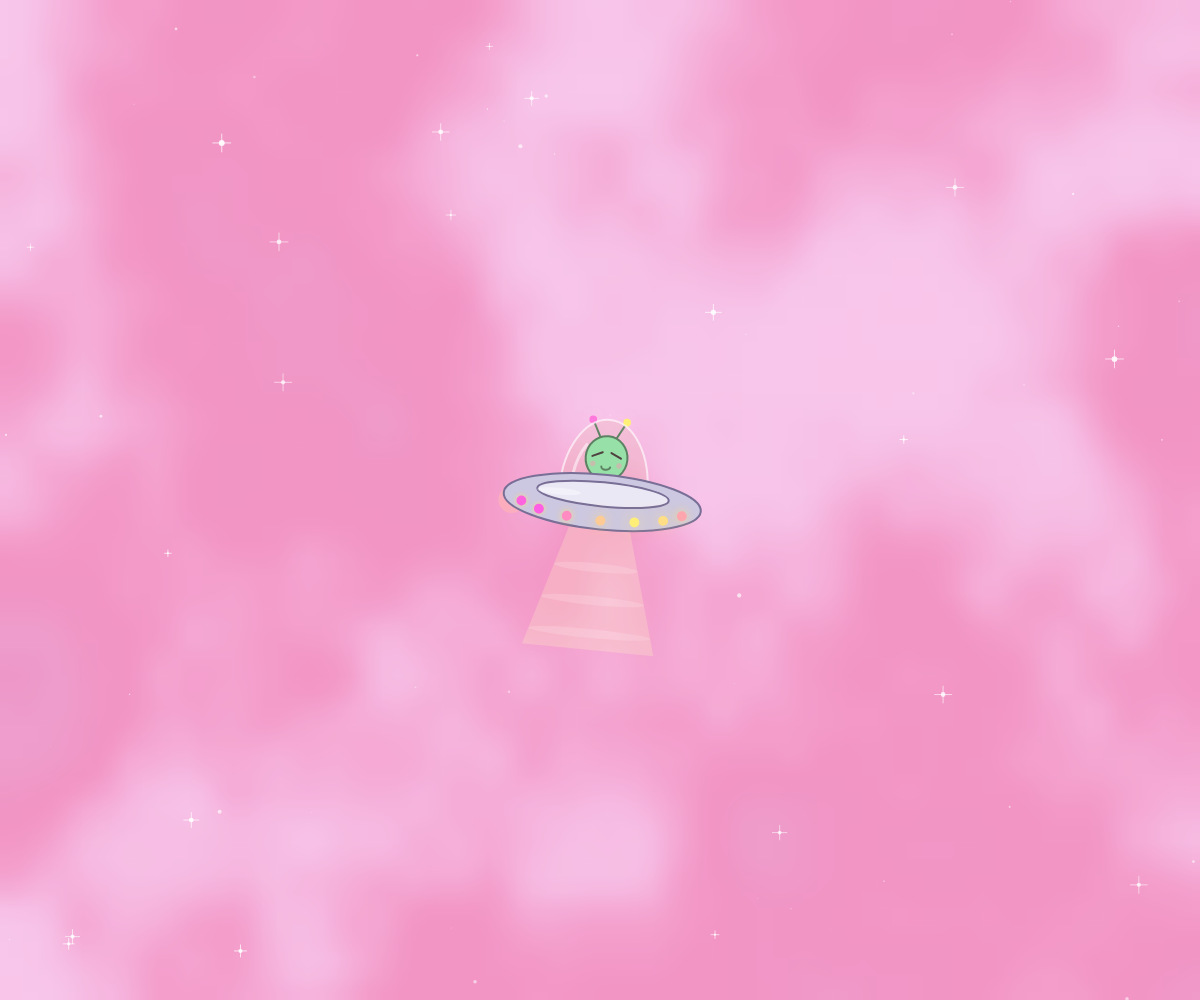
Frame 1 (no input)
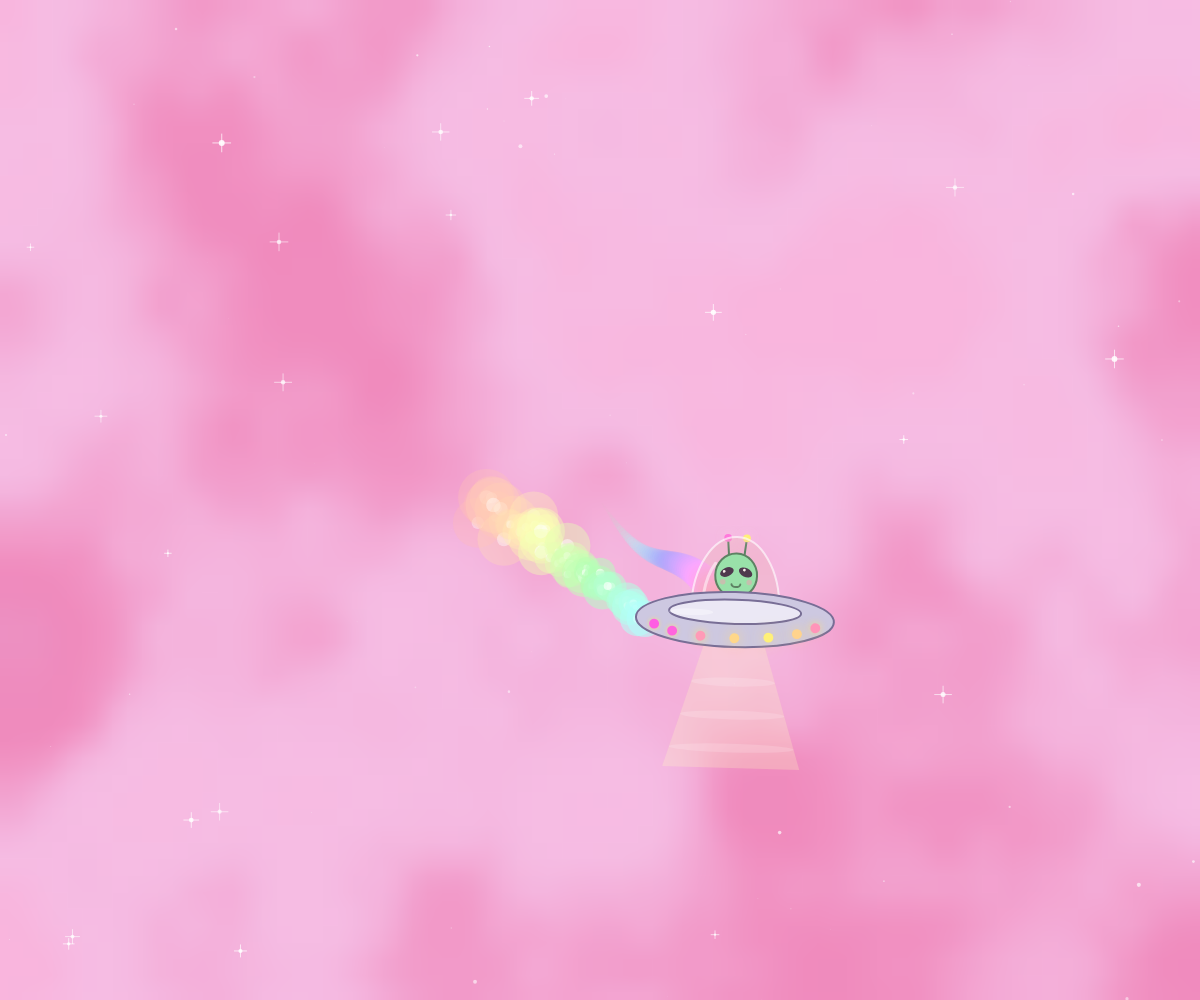
Frame 60 (no input)
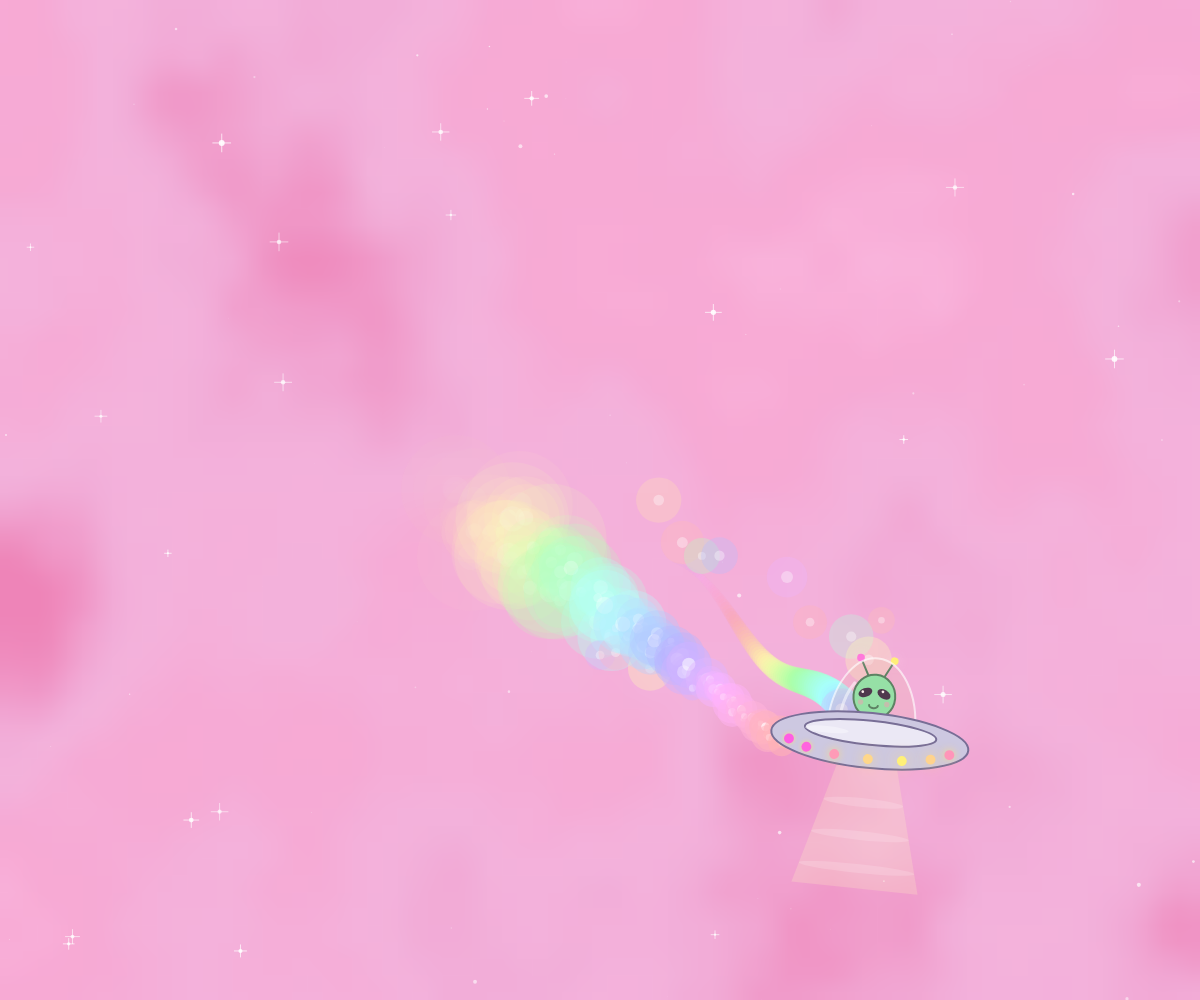
Frame 120 (the mouse pressed at the canvas centre since frame 60)

The p5.js sketch that drew these frames (run headless with seeded random() and noise() and a simulated clock; from frame 60 on, the mouse is pressed at the canvas centre):

// p5.js sketch
// ── sketch.js
let x, y, xDir, yDir, speed;
let size;
let angle;
let sky;
let t = 0;
let stars = [];
let trail = [];
let puffs = [];
let domeR, domeG, domeB;

function setup() {
  createCanvas(windowWidth, windowHeight);
  angleMode(DEGREES);

  sky = createGraphics(80, 60);
  sky.pixelDensity(1);

  x = width / 2;
  y = height / 2;
  xDir = random([-1, 1]) * random(1, 1.6);
  yDir = random([-1, 1]) * random(0.8, 1.4);
  speed = 2;
  size = min(width, height) * 0.11;
  angle = 0;

  randomDome();
  for (let i = 0; i < 90; i++) {
    stars.push({ x: random(width), y: random(height), s: random(2, 6), ph: random(360) });
  }
}

function draw() {
  drawSky();
  drawStars();

  updateTrail();
  drawTrail();

  update();
  keepInCanvas();
  display();

  angle += 3;
}

function mapSin(a, target1, target2) {
  let myMap = map(sin(a), -1, 1, target1, target2);
  return myMap;
}

function update() {
  x += xDir * speed;
  y += yDir * speed;
}

function keepInCanvas() {
  let mx = size * 1.0;
  let top = size * 1.0;
  let bottom = height - size * 1.5;

  if (x < mx || x > width - mx) {
    xDir = -xDir;
    randomDome();
    burst();
  }
  if (y < top || y > bottom) {
    yDir = -yDir;
    randomDome();
    burst();
  }
  x = constrain(x, mx, width - mx);
  y = constrain(y, top, bottom);
}

function randomDome() {
  domeR = random(150, 255);
  domeG = random(150, 255);
  domeB = random(150, 255);
}

function display() {
  let bob = mapSin(angle * 2, -size * 0.12, size * 0.12);
  let tilt = xDir * 5 + mapSin(angle * 1.5, -4, 4);

  push();
  translate(x, y + bob);
  rotate(tilt);
  drawBeam();
  drawAlien();
  drawDome();
  drawSaucer();
  pop();
}

function drawBeam() {
  let bw = mapSin(angle * 3, size * 0.45, size * 0.75);
  noStroke();
  fill(255, 250, 190, mapSin(angle * 3, 35, 85));
  quad(-size * 0.25, size * 0.15, size * 0.25, size * 0.15, bw, size * 1.35, -bw, size * 1.35);
  for (let i = 1; i <= 3; i++) {
    let by = size * 0.15 + i * size * 0.3 + mapSin(angle * 4, 0, size * 0.3);
    let w = map(by, size * 0.15, size * 1.35, size * 0.5, bw * 2);
    fill(255, 255, 255, 40);
    ellipse(0, by, w, size * 0.08);
  }
}

function drawAlien() {
  let skinR = mapSin(angle, 90, 150);
  let skinG = mapSin(angle, 225, 255);
  let skinB = mapSin(angle, 120, 210);

  stroke(40, 110, 70);
  strokeWeight(2);
  for (let side = -1; side <= 1; side += 2) {
    let ax = side * size * 0.12 + mapSin(angle * 3 + side * 60, -size * 0.04, size * 0.04);
    let ay = -size * 0.74;
    line(side * size * 0.07, -size * 0.58, ax, ay);
    noStroke();
    fill(255, mapSin(angle * 4 + side * 90, 120, 240), mapSin(angle * 4 + side * 90, 220, 120));
    drawingContext.shadowBlur = 12;
    drawingContext.shadowColor = 'rgba(255, 200, 230, 0.9)';
    circle(ax, ay, size * 0.07);
    drawingContext.shadowBlur = 0;
    stroke(40, 110, 70);
  }

  fill(skinR, skinG, skinB);
  ellipse(0, -size * 0.4, size * 0.38, size * 0.4);

  let blinking = frameCount % 180 < 6;
  for (let side = -1; side <= 1; side += 2) {
    push();
    translate(side * size * 0.085, -size * 0.43);
    rotate(side * 25);
    noStroke();
    if (blinking) {
      stroke(20);
      strokeWeight(2);
      line(-size * 0.05, 0, size * 0.05, 0);
    } else {
      fill(20, 10, 40);
      ellipse(0, 0, size * 0.13, size * 0.08);
      fill(255);
      circle(-size * 0.02, -size * 0.015, size * 0.025);
    }
    pop();
  }

  noFill();
  stroke(40, 110, 70);
  strokeWeight(2);
  arc(0, -size * 0.32, size * 0.08, size * 0.05, 0, 180);

  noStroke();
  fill(255, 140, 180, 120);
  circle(-size * 0.12, -size * 0.34, size * 0.05);
  circle(size * 0.12, -size * 0.34, size * 0.05);
}

function drawDome() {
  fill(domeR, domeG, domeB, 70);
  stroke(255, 255, 255, 160);
  strokeWeight(2);
  arc(0, -size * 0.1, size * 0.8, size * 1.3, 180, 360, CHORD);

  noFill();
  stroke(255, 255, 255, 130);
  strokeWeight(3);
  arc(0, -size * 0.1, size * 0.6, size * 1.05, 205, 245);
}

function drawSaucer() {
  stroke(120, 110, 150);
  strokeWeight(2);
  fill(205, 200, 225);
  ellipse(0, 0, size * 1.8, size * 0.5);

  fill(235, 232, 245);
  ellipse(0, -size * 0.07, size * 1.2, size * 0.22);

  noStroke();
  fill(255, 255, 255, 90);
  ellipse(-size * 0.4, -size * 0.06, size * 0.4, size * 0.06);

  let n = 7;
  for (let i = 0; i < n; i++) {
    let a = map(i, 0, n - 1, 20, 160);
    let lx = cos(a) * size * 0.78;
    let ly = sin(a) * size * 0.17;
    let g = mapSin(angle * 4 + i * 50, 90, 240);
    let b = mapSin(angle * 4 + i * 50, 230, 120);
    drawingContext.shadowBlur = mapSin(angle * 4 + i * 50, 4, 16);
    drawingContext.shadowColor = 'rgba(255, 220, 120, 0.9)';
    fill(255, g, b);
    circle(lx, ly, size * 0.09);
    drawingContext.shadowBlur = 0;
  }
}

function updateTrail() {
  trail.push({ x: x, y: y + mapSin(angle * 2, -size * 0.12, size * 0.12) });
  if (trail.length > 90) trail.shift();

  puffs.push({
    x: x - xDir * size * 0.7 + random(-5, 5),
    y: y + random(-6, 6),
    s: random(0.15, 0.35) * size,
    hue: (frameCount * 3) % 360,
    vx: -xDir * random(0.2, 0.6),
    vy: random(-0.3, 0.3),
    life: 1
  });

  for (let i = puffs.length - 1; i >= 0; i--) {
    let p = puffs[i];
    p.x += p.vx;
    p.y += p.vy;
    p.s *= 1.01;
    p.life -= 1 / 120;
    if (p.life <= 0) puffs.splice(i, 1);
  }
}

function drawTrail() {
  push();
  colorMode(HSB, 360, 100, 100, 100);
  for (let i = 1; i < trail.length; i++) {
    let f = i / trail.length;
    stroke((frameCount * 2 + i * 4) % 360, 35, 100, f * 55);
    strokeWeight(size * 0.35 * f);
    line(trail[i - 1].x, trail[i - 1].y, trail[i].x, trail[i].y);
  }
  noStroke();
  for (let p of puffs) {
    let pulse = mapSin(angle * 3 + p.hue, 0.85, 1.15);
    fill(p.hue, 30, 100, 60 * p.life);
    circle(p.x, p.y, p.s * pulse);
    fill(0, 0, 100, 70 * p.life);
    circle(p.x, p.y, p.s * 0.25);
  }
  pop();
}

function burst() {
  for (let i = 0; i < 14; i++) {
    let a = random(360);
    let sp = random(1, 3);
    puffs.push({
      x: x,
      y: y,
      s: random(0.1, 0.25) * size,
      hue: random(360),
      vx: cos(a) * sp,
      vy: sin(a) * sp,
      life: 1
    });
  }
}

function drawSky() {
  sky.loadPixels();
  for (let j = 0; j < sky.height; j++) {
    for (let i = 0; i < sky.width; i++) {
      let n = noise(i * 0.05, j * 0.05 + t, t * 0.4);
      let glow = mapSin(n * 700 + frameCount * 1.5, 0, 1);
      let idx = (j * sky.width + i) * 4;
      sky.pixels[idx] = 235 + n * 20;
      sky.pixels[idx + 1] = 120 + n * 80 + glow * 25;
      sky.pixels[idx + 2] = 175 + n * 60 + glow * 20;
      sky.pixels[idx + 3] = 255;
    }
  }
  sky.updatePixels();
  image(sky, 0, 0, width, height);
  t += 0.002;
}

function drawStars() {
  for (let s of stars) {
    let tw = mapSin(angle * 2 + s.ph, 0.15, 1);
    noStroke();
    fill(255, 255, 255, 230 * tw);
    circle(s.x, s.y, s.s * tw);
    if (tw > 0.75) {
      stroke(255, 255, 255, 180 * tw);
      strokeWeight(1);
      line(s.x - s.s * 1.5, s.y, s.x + s.s * 1.5, s.y);
      line(s.x, s.y - s.s * 1.5, s.x, s.y + s.s * 1.5);
    }
  }
}

function mousePressed() {
  burst();
}

function windowResized() {
  resizeCanvas(windowWidth, windowHeight);
  size = min(width, height) * 0.11;
}

// ── little-visitor.html
<!DOCTYPE html>
<html lang="en">
  <head>
    <meta charset="utf-8" />
    <meta name="viewport" content="width=device-width, initial-scale=1" />
    <title>Little Visitor</title>
    <style>
      body {
        margin: 0;
        overflow: hidden;
        display: flex;
        justify-content: center;
        align-items: center;
      }
    </style>
  </head>
  <body></body>
  <script
    src="https://cdn.jsdelivr.net/npm/p5@1/lib/p5.min.js"
    crossorigin="anonymous"
  ></script>
  <script>
let x, y, xDir, yDir, speed;
let size;
let angle;
let sky;
let t = 0;
let stars = [];
let trail = [];
let puffs = [];
let domeR, domeG, domeB;

function setup() {
  createCanvas(windowWidth, windowHeight);
  angleMode(DEGREES);

  sky = createGraphics(80, 60);
  sky.pixelDensity(1);

  x = width / 2;
  y = height / 2;
  xDir = random([-1, 1]) * random(1, 1.6);
  yDir = random([-1, 1]) * random(0.8, 1.4);
  speed = 2;
  size = min(width, height) * 0.11;
  angle = 0;

  randomDome();
  for (let i = 0; i < 90; i++) {
    stars.push({ x: random(width), y: random(height), s: random(2, 6), ph: random(360) });
  }
}

function draw() {
  drawSky();
  drawStars();

  updateTrail();
  drawTrail();

  update();
  keepInCanvas();
  display();

  angle += 3;
}

function mapSin(a, target1, target2) {
  let myMap = map(sin(a), -1, 1, target1, target2);
  return myMap;
}

function update() {
  x += xDir * speed;
  y += yDir * speed;
}

function keepInCanvas() {
  let mx = size * 1.0;
  let top = size * 1.0;
  let bottom = height - size * 1.5;

  if (x < mx || x > width - mx) {
    xDir = -xDir;
    randomDome();
    burst();
  }
  if (y < top || y > bottom) {
    yDir = -yDir;
    randomDome();
    burst();
  }
  x = constrain(x, mx, width - mx);
  y = constrain(y, top, bottom);
}

function randomDome() {
  domeR = random(150, 255);
  domeG = random(150, 255);
  domeB = random(150, 255);
}

function display() {
  let bob = mapSin(angle * 2, -size * 0.12, size * 0.12);
  let tilt = xDir * 5 + mapSin(angle * 1.5, -4, 4);

  push();
  translate(x, y + bob);
  rotate(tilt);
  drawBeam();
  drawAlien();
  drawDome();
  drawSaucer();
  pop();
}

function drawBeam() {
  let bw = mapSin(angle * 3, size * 0.45, size * 0.75);
  noStroke();
  fill(255, 250, 190, mapSin(angle * 3, 35, 85));
  quad(-size * 0.25, size * 0.15, size * 0.25, size * 0.15, bw, size * 1.35, -bw, size * 1.35);
  for (let i = 1; i <= 3; i++) {
    let by = size * 0.15 + i * size * 0.3 + mapSin(angle * 4, 0, size * 0.3);
    let w = map(by, size * 0.15, size * 1.35, size * 0.5, bw * 2);
    fill(255, 255, 255, 40);
    ellipse(0, by, w, size * 0.08);
  }
}

function drawAlien() {
  let skinR = mapSin(angle, 90, 150);
  let skinG = mapSin(angle, 225, 255);
  let skinB = mapSin(angle, 120, 210);

  stroke(40, 110, 70);
  strokeWeight(2);
  for (let side = -1; side <= 1; side += 2) {
    let ax = side * size * 0.12 + mapSin(angle * 3 + side * 60, -size * 0.04, size * 0.04);
    let ay = -size * 0.74;
    line(side * size * 0.07, -size * 0.58, ax, ay);
    noStroke();
    fill(255, mapSin(angle * 4 + side * 90, 120, 240), mapSin(angle * 4 + side * 90, 220, 120));
    drawingContext.shadowBlur = 12;
    drawingContext.shadowColor = 'rgba(255, 200, 230, 0.9)';
    circle(ax, ay, size * 0.07);
    drawingContext.shadowBlur = 0;
    stroke(40, 110, 70);
  }

  fill(skinR, skinG, skinB);
  ellipse(0, -size * 0.4, size * 0.38, size * 0.4);

  let blinking = frameCount % 180 < 6;
  for (let side = -1; side <= 1; side += 2) {
    push();
    translate(side * size * 0.085, -size * 0.43);
    rotate(side * 25);
    noStroke();
    if (blinking) {
      stroke(20);
      strokeWeight(2);
      line(-size * 0.05, 0, size * 0.05, 0);
    } else {
      fill(20, 10, 40);
      ellipse(0, 0, size * 0.13, size * 0.08);
      fill(255);
      circle(-size * 0.02, -size * 0.015, size * 0.025);
    }
    pop();
  }

  noFill();
  stroke(40, 110, 70);
  strokeWeight(2);
  arc(0, -size * 0.32, size * 0.08, size * 0.05, 0, 180);

  noStroke();
  fill(255, 140, 180, 120);
  circle(-size * 0.12, -size * 0.34, size * 0.05);
  circle(size * 0.12, -size * 0.34, size * 0.05);
}

function drawDome() {
  fill(domeR, domeG, domeB, 70);
  stroke(255, 255, 255, 160);
  strokeWeight(2);
  arc(0, -size * 0.1, size * 0.8, size * 1.3, 180, 360, CHORD);

  noFill();
  stroke(255, 255, 255, 130);
  strokeWeight(3);
  arc(0, -size * 0.1, size * 0.6, size * 1.05, 205, 245);
}

function drawSaucer() {
  stroke(120, 110, 150);
  strokeWeight(2);
  fill(205, 200, 225);
  ellipse(0, 0, size * 1.8, size * 0.5);

  fill(235, 232, 245);
  ellipse(0, -size * 0.07, size * 1.2, size * 0.22);

  noStroke();
  fill(255, 255, 255, 90);
  ellipse(-size * 0.4, -size * 0.06, size * 0.4, size * 0.06);

  let n = 7;
  for (let i = 0; i < n; i++) {
    let a = map(i, 0, n - 1, 20, 160);
    let lx = cos(a) * size * 0.78;
    let ly = sin(a) * size * 0.17;
    let g = mapSin(angle * 4 + i * 50, 90, 240);
    let b = mapSin(angle * 4 + i * 50, 230, 120);
    drawingContext.shadowBlur = mapSin(angle * 4 + i * 50, 4, 16);
    drawingContext.shadowColor = 'rgba(255, 220, 120, 0.9)';
    fill(255, g, b);
    circle(lx, ly, size * 0.09);
    drawingContext.shadowBlur = 0;
  }
}

function updateTrail() {
  trail.push({ x: x, y: y + mapSin(angle * 2, -size * 0.12, size * 0.12) });
  if (trail.length > 90) trail.shift();

  puffs.push({
    x: x - xDir * size * 0.7 + random(-5, 5),
    y: y + random(-6, 6),
    s: random(0.15, 0.35) * size,
    hue: (frameCount * 3) % 360,
    vx: -xDir * random(0.2, 0.6),
    vy: random(-0.3, 0.3),
    life: 1
  });

  for (let i = puffs.length - 1; i >= 0; i--) {
    let p = puffs[i];
    p.x += p.vx;
    p.y += p.vy;
    p.s *= 1.01;
    p.life -= 1 / 120;
    if (p.life <= 0) puffs.splice(i, 1);
  }
}

function drawTrail() {
  push();
  colorMode(HSB, 360, 100, 100, 100);
  for (let i = 1; i < trail.length; i++) {
    let f = i / trail.length;
    stroke((frameCount * 2 + i * 4) % 360, 35, 100, f * 55);
    strokeWeight(size * 0.35 * f);
    line(trail[i - 1].x, trail[i - 1].y, trail[i].x, trail[i].y);
  }
  noStroke();
  for (let p of puffs) {
    let pulse = mapSin(angle * 3 + p.hue, 0.85, 1.15);
    fill(p.hue, 30, 100, 60 * p.life);
    circle(p.x, p.y, p.s * pulse);
    fill(0, 0, 100, 70 * p.life);
    circle(p.x, p.y, p.s * 0.25);
  }
  pop();
}

function burst() {
  for (let i = 0; i < 14; i++) {
    let a = random(360);
    let sp = random(1, 3);
    puffs.push({
      x: x,
      y: y,
      s: random(0.1, 0.25) * size,
      hue: random(360),
      vx: cos(a) * sp,
      vy: sin(a) * sp,
      life: 1
    });
  }
}

function drawSky() {
  sky.loadPixels();
  for (let j = 0; j < sky.height; j++) {
    for (let i = 0; i < sky.width; i++) {
      let n = noise(i * 0.05, j * 0.05 + t, t * 0.4);
      let glow = mapSin(n * 700 + frameCount * 1.5, 0, 1);
      let idx = (j * sky.width + i) * 4;
      sky.pixels[idx] = 235 + n * 20;
      sky.pixels[idx + 1] = 120 + n * 80 + glow * 25;
      sky.pixels[idx + 2] = 175 + n * 60 + glow * 20;
      sky.pixels[idx + 3] = 255;
    }
  }
  sky.updatePixels();
  image(sky, 0, 0, width, height);
  t += 0.002;
}

function drawStars() {
  for (let s of stars) {
    let tw = mapSin(angle * 2 + s.ph, 0.15, 1);
    noStroke();
    fill(255, 255, 255, 230 * tw);
    circle(s.x, s.y, s.s * tw);
    if (tw > 0.75) {
      stroke(255, 255, 255, 180 * tw);
      strokeWeight(1);
      line(s.x - s.s * 1.5, s.y, s.x + s.s * 1.5, s.y);
      line(s.x, s.y - s.s * 1.5, s.x, s.y + s.s * 1.5);
    }
  }
}

function mousePressed() {
  burst();
}

function windowResized() {
  resizeCanvas(windowWidth, windowHeight);
  size = min(width, height) * 0.11;
}
  </script>
</html>
